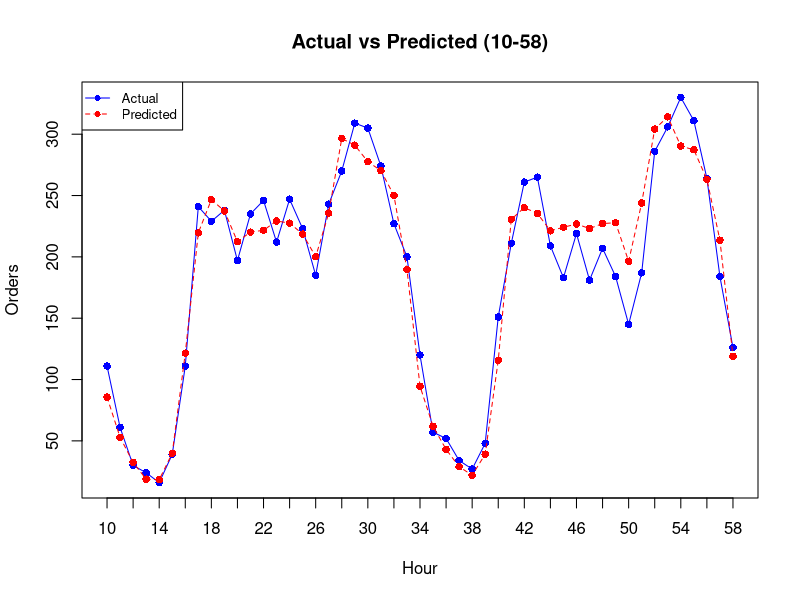
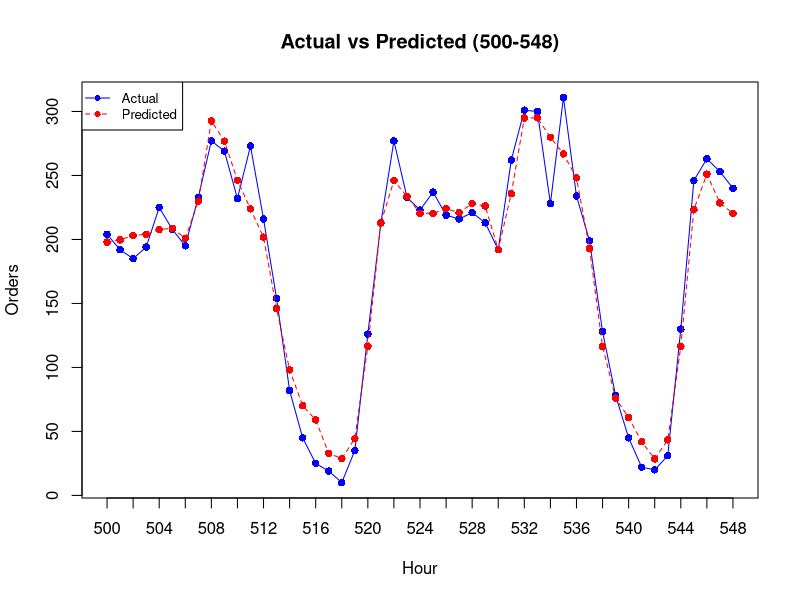

Source code (R) for these figures, in order:
## ---- chunk 1
knitr::opts_chunk$set(echo = TRUE)
## ---- chunk 2
# Load dataset
df <- read.csv("data_table.csv")
View(df)

# Remove unnecessary columns
df2 <- df[, -c(1:5)]
## ---- chunk 3
library(randomForest)

# Split the data
train <- df2[1:3269, ]
test <- df2[-(1:3269), ]

# Verify split sizes
cat("Training rows:", nrow(train), "\n")
cat("Testing rows:", nrow(test), "\n")
## ---- chunk 4
set.seed(78)

# Train Random Forest model
ranFor <- randomForest(Orders ~ ., data = train)

# Predict on test data
pred2 <- predict(ranFor, newdata = test)

# Calculate metrics
SST <- sum((test$Orders - mean(test$Orders))^2)
SSE <- sum((test$Orders - pred2)^2)
R2 <- 1 - SSE / SST
RMSE <- sqrt(SSE)

# Display metrics
cat("R^2:", R2, "\n")
cat("RMSE:", RMSE, "\n")
## ---- chunk 5
# Save predictions
df_results <- data.frame(Actual = test$Orders, Predicted = pred2)
View(df_results)
write.csv(df_results, "Actual_vs_Pred_RanFor.csv")
## ---- chunk 6
plot(10:58, test$Orders[10:58], type = "o", col = "blue", pch = 16, lty = 1, xaxt = "n",
     xlab = "Hour", ylab = "Orders", main = "Actual vs Predicted (10-58)")
lines(10:58, pred2[10:58], type = "o", col = "red", pch = 16, lty = 2)
axis(1, at = seq(10, 58, by = 2), labels = seq(10, 58, by = 2))
legend("topleft", legend = c("Actual", "Predicted"), col = c("blue", "red"), lty = c(1, 2), pch = 16, cex = 0.8)
## ---- chunk 7
plot(500:548, test$Orders[500:548], type = "o", col = "blue", pch = 16, lty = 1, xaxt = "n",
     xlab = "Hour", ylab = "Orders", main = "Actual vs Predicted (500-548)")
lines(500:548, pred2[500:548], type = "o", col = "red", pch = 16, lty = 2)
axis(1, at = seq(500, 548, by = 2), labels = seq(500, 548, by = 2))
legend("topleft", legend = c("Actual", "Predicted"), col = c("blue", "red"), lty = c(1, 2), pch = 16, cex = 0.8)
